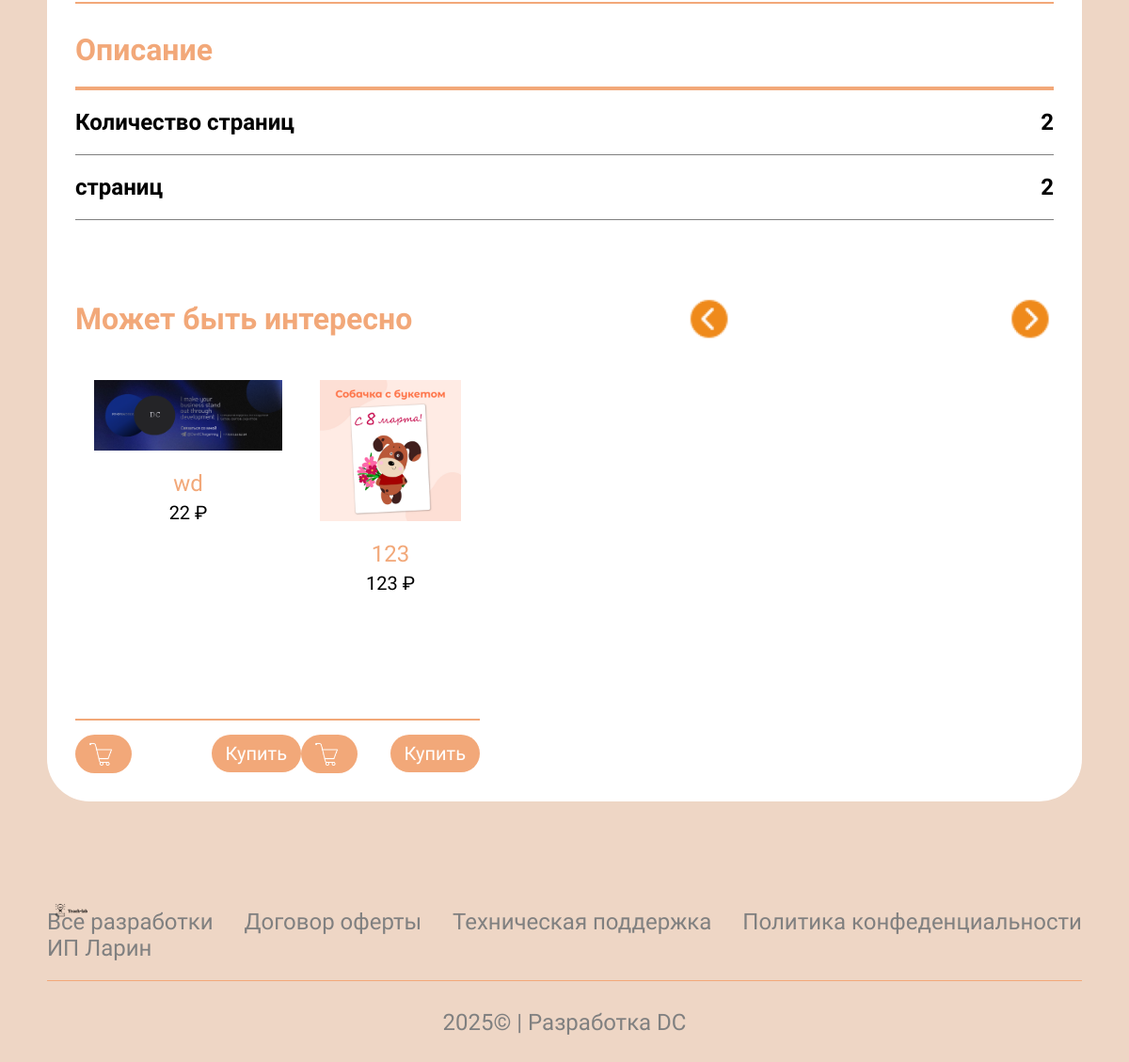
/product/1/ (lower part), run on an earlier commit of the app's database.
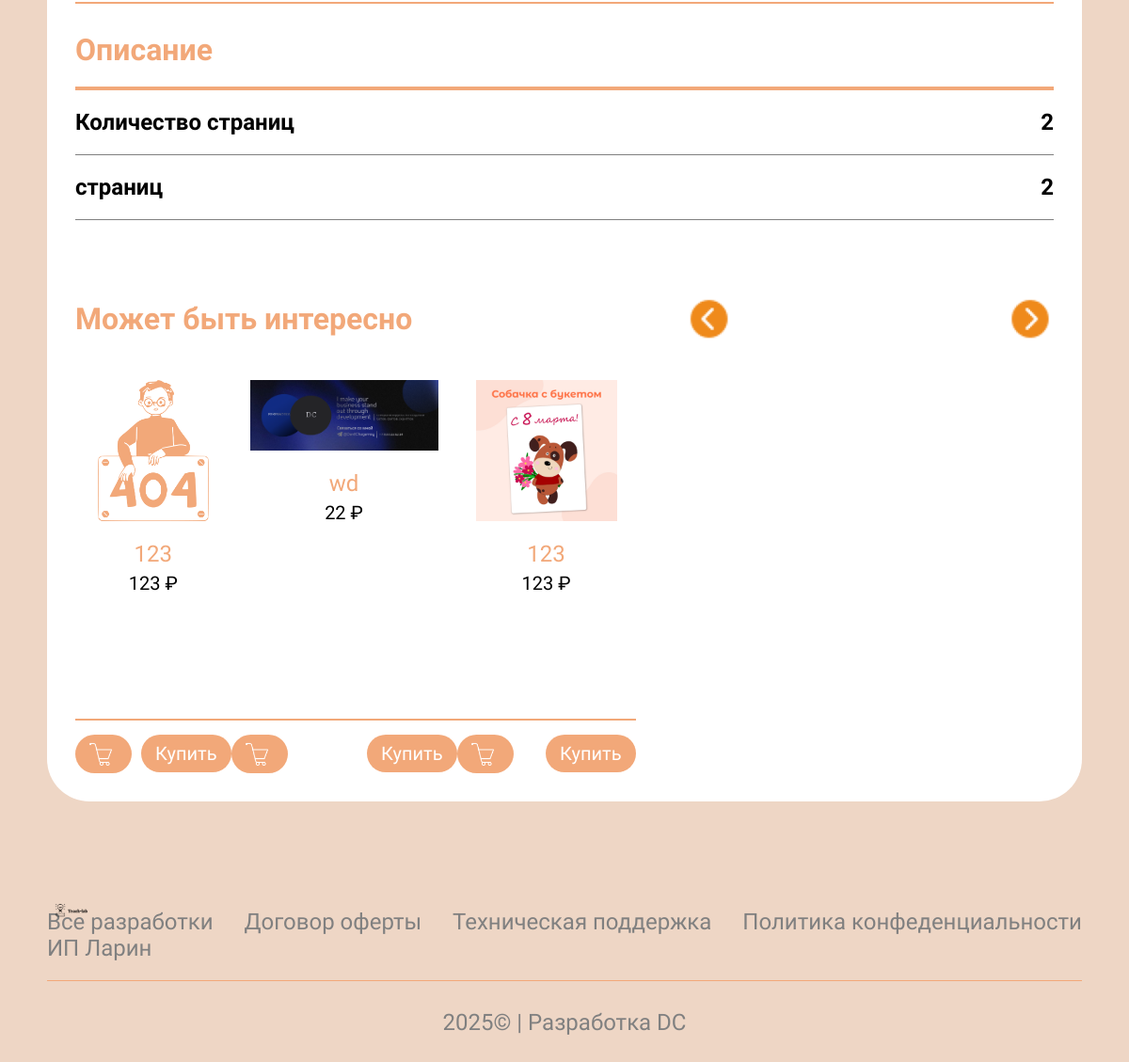
And on a later commit of the database.
### product/models.py (models this page shows, shortened)
class Product(models.Model):
    name = models.CharField(max_length=255, verbose_name="Название")
    description = RichTextField(verbose_name="Описание")
    price = models.IntegerField(verbose_name="Цена")
    number_pages = models.IntegerField(verbose_name="Количество страниц (если оставить пустым, то на странице не будет отображаться)", null=True, blank=True)
    pages = models.IntegerField(verbose_name="Страницы (если оставить пустым, то на странице не будет отображаться)", null=True, blank=True)
    classUser = models.IntegerField(verbose_name="Класс", null=True, blank=True)
    lesson = models.CharField(max_length=100,verbose_name="Предмет", null=True, blank=True)
    file = models.FileField(upload_to="products/material/", verbose_name="Материал урока(zip архив)", blank=True, null=True)
    image1 = models.ImageField(upload_to="products/img/", verbose_name="Изображение 1", blank=True, null=True)
    image2 = models.ImageField(upload_to="products/img/", verbose_name="Изображение 2", blank=True, null=True)
    image3 = models.ImageField(upload_to="products/img/", verbose_name="Изображение 3", blank=True, null=True)
    image4 = models.ImageField(upload_to="products/img/", verbose_name="Изображение 4", blank=True, null=True)
    created_at = models.DateTimeField(auto_now_add=True, null=True, blank=True)

### product/views.py (the view)
# urls.py: path('product/', include('product.urls'), name="product"),
def product(request, id):
    product = Product.objects.get(id=id)
    random_products = Product.objects.order_by('?')[:3]
    return render(request, 'product.html', {'product': product, 'random_products': random_products})

### product/templates/product.html (shortened to what this page needs)
{% load static %}
<!DOCTYPE html>
<html lang="ru">
<head>
    <link rel="stylesheet" href="https://cdn.jsdelivr.net/npm/swiper@9/swiper-bundle.min.css">
    <link rel="stylesheet" href="{% static 'css/style.css' %}">
    <link rel="stylesheet" href="{% static 'css/media.css' %}">
    <link rel="stylesheet" href="{% static 'css/product.css' %}">
</head>
<body>
    <main>
        <div class="product" data-product-id="{{ product.id }}">
            <div class="product__description">
                <h3>Описание</h3>
                <div class="product__description__line"></div>
                {% if product.number_pages %}
                    <div class="product__description__value">
                        <h3>Количество страниц</h3>
                        <h4>{{ product.number_pages }}</h4>
                    </div>
                {% endif %}
                {% if product.pages %}
                    <div class="product__description__value">
                        <h3>страниц</h3>
                        <h4>{{ product.pages }}</h4>
                    </div>
                {% endif %}
            </div>
            <div class="product__rec">
                <div class="product__arrow">
                    <h3>Может быть интересно</h3>
                    <img id="arrow_left" src="{% static 'img/arrow_left.png' %}" alt="">
                    <img id="arrow_right" src="{% static 'img/arrow_right.png' %}" alt="">
                </div>
                <div class="swiper product__container">
                   <div class="swiper-wrapper">
                        {% for random_product in random_products %}
                            <div class="swiper-slide product_product" data-product-id="{{ random_product.id }}">
                                <div class="product__recomend">
                                    <a href="{% url 'product' random_product.id %}"><img src="{{ random_product.image1.url }}" alt=""></a>
                                    <a href="{% url 'product' random_product.id %}">{{ random_product.name }}</a>
                                    <p>{{ random_product.price }} ₽</p>
                                </div>
                                <div class="product__recomend__button">
                                    {% if random_product.price > 0 %}
                                        <button class="product__recomend__button__click"><img src="{% static 'img/basketW.png' %}" alt="" width="30"></button>
                                        <a href="{% url 'buy_product' random_product.id %}" style="text-decoration: none; color: black" id="buy_product"><button>Купить</button></a>
                                    {% else %}
                                        <a href="{{ random_product.file.url }}" download style="text-decoration: none; color: black"><button>Скачать</button></a>
                                    {% endif %}
                                </div>
                            </div>
                        {% endfor %}
                   </div>
                </div>
            </div>
        </div>
    </main>
    {% include 'base/footer.html' %}
</body>
</html>

What changed in the data, as far as the page shows it:
added Product: image1 (picture), name "123", price "123"
